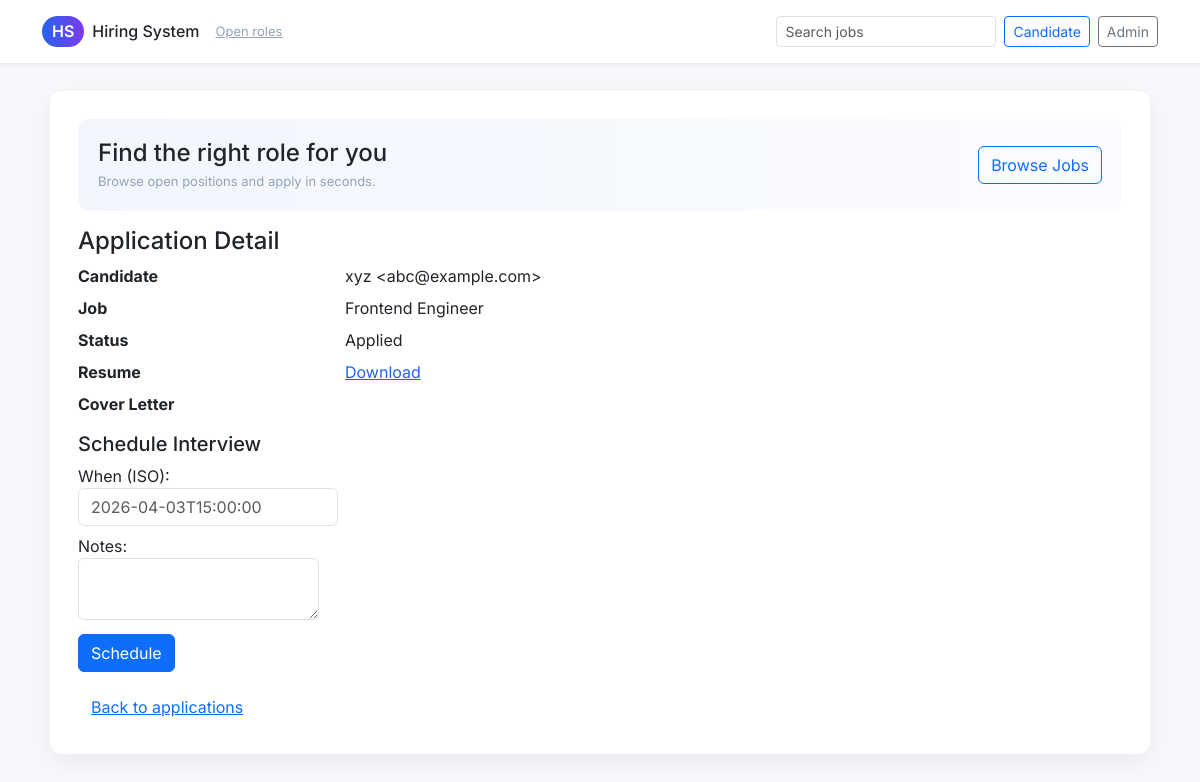
/admin/applications/2 (signed in), run on the app's committed database.
### models.py (models this page shows)
class Candidate(Base):
    __tablename__ = 'candidates'
    id = Column(Integer, primary_key=True)
    name = Column(String(255))
    email = Column(String(255), unique=True, nullable=False)
    phone = Column(String(50))
    linkedin = Column(String(255))
    website = Column(String(255))
    password = Column(String(255), nullable=True)
    resumes = Column(JSON, nullable=True)  # JSON list
    skills = Column(JSON, nullable=True)
    created_at = Column(DateTime(timezone=True), server_default=func.now())

class Job(Base):
    __tablename__ = 'jobs'
    id = Column(Integer, primary_key=True)
    title = Column(String(255), nullable=False)
    description = Column(Text)
    location = Column(String(255))
    responsibilities = Column(JSON, nullable=True)  # JSON list
    qualifications = Column(JSON, nullable=True)    # JSON list
    created_at = Column(DateTime(timezone=True), server_default=func.now())

class Application(Base):
    __tablename__ = 'applications'
    id = Column(Integer, primary_key=True)
    job_id = Column(Integer, ForeignKey('jobs.id'))
    candidate_id = Column(Integer, ForeignKey('candidates.id'))
    cover_letter = Column(Text)
    resume_url = Column(String(1024))
    ats_score = Column(Integer, default=0)
    ats_analysis = Column(Text, nullable=True)
    status = Column(String(50), default='Applied')
    created_at = Column(DateTime(timezone=True), server_default=func.now())
    job = relationship('Job')
    candidate = relationship('Candidate')

### app.py (the view)
@app.route('/admin/applications/<int:app_id>')
@admin_required
def admin_application_detail(app_id):
    session = SessionLocal()
    a = session.get(Application, app_id)
    if not a:
        return 'Not found', 404
    cand = session.get(Candidate, a.candidate_id)
    job = session.get(Job, a.job_id)
    app_obj = {'id': a.id, 'candidate_name': cand.name if cand else 'Unknown', 'candidate_email': cand.email if cand else '', 'job_title': job.title if job else 'Unknown', 'status': a.status, 'resume_url': a.resume_url, 'cover_letter': a.cover_letter, 'ats_score': getattr(a, 'ats_score', 0), 'ats_analysis': getattr(a, 'ats_analysis', None), 'candidate_skills': getattr(cand, 'skills', None)}
    if request.headers.get('X-Requested-With') == 'XMLHttpRequest' or request.args.get('fragment') == '1':
        return render_template('admin_application_detail_fragment.html', app=app_obj)
    return render_template('admin_application_detail.html', app=app_obj)

### auth.py (called while the page is built)
def verify_token(token: str) -> dict:
    try:
        data = jwt.decode(token, JWT_SECRET, algorithms=['HS256'])
        return data
    except Exception:
        return None

def admin_required(f):
    @wraps(f)
    def decorated(*args, **kwargs):
        token = request.cookies.get('token')
        if not token:
            return redirect('/admin/login')
        data = verify_token(token)
        if not data:
            return redirect('/admin/login')
        return f(*args, **kwargs)
    return decorated

### templates/admin_application_detail.html (shortened to what this page needs)
{% extends 'base.html' %}
{% block content %}
  <h4>Application Detail</h4>
  <dl class="row">
    <dt class="col-sm-3">Candidate</dt><dd class="col-sm-9">{{ app.candidate_name }} &lt;{{ app.candidate_email }}&gt;</dd>
    <dt class="col-sm-3">Job</dt><dd class="col-sm-9">{{ app.job_title }}</dd>
    <dt class="col-sm-3">Status</dt><dd class="col-sm-9">{{ app.status }}</dd>
    <dt class="col-sm-3">Resume</dt>
    <dd class="col-sm-9">
      {% if app.resume_url %}
        {% set r = app.resume_url %}
        {% if not (r.startswith('http') or r.startswith('/')) %}
          {% set r = '/public/' + r.lstrip('/') %}
        {% endif %}
        <a href="{{ r }}">Download</a>
      {% else %}
        (none)
      {% endif %}
    </dd>
    <dt class="col-sm-3">Cover Letter</dt><dd class="col-sm-9">{{ app.cover_letter }}</dd>
  </dl>
  <h5>Schedule Interview</h5>
  <form method="post" action="/admin/interviews/schedule">
    <div class="mb-2"><label>When (ISO): <input class="form-control" name="scheduled_for" placeholder="2026-04-03T15:00:00" required></label></div>
    <div class="mb-2"><label>Notes: <textarea class="form-control" name="notes"></textarea></label></div>
    <button class="btn btn-primary" type="submit">Schedule</button>
  </form>
  <a class="btn btn-link mt-3" href="/admin/applications">Back to applications</a>
{% endblock %}

### templates/base.html (style rules this page uses)
:root { --brand: #2563eb; --muted: #6b7280; }
body { font-family: Inter, system-ui, -apple-system, "Segoe UI", Roboto, "Helvetica Neue", Arial; background: #f6f8fb; }
a { color: var(--brand) }

### data on the page
Candidate: candidate_name "xyz", candidate_email "abc@example.com"
Job: job_title "Frontend Engineer"
Application: status "Applied"
